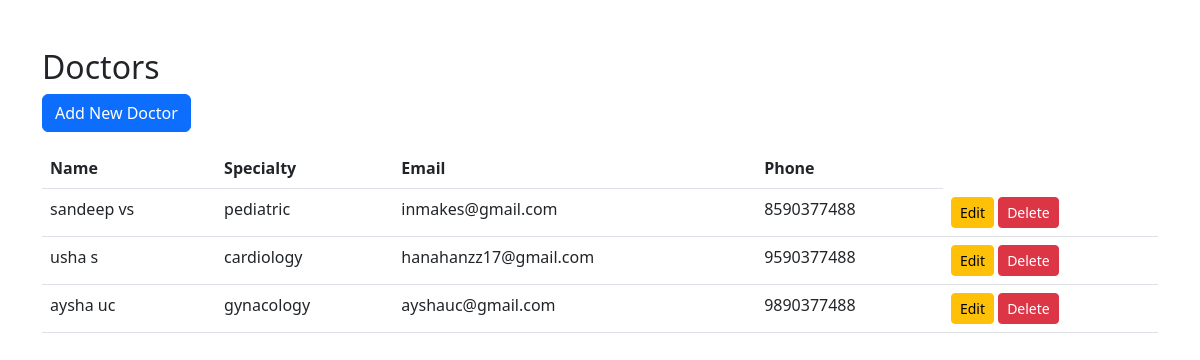
Page /patient/doctors/ on the committed database.
### patient/models.py (models this page shows, shortened)
class Doctor(models.Model):
    name = models.CharField(max_length=255)
    specialty = models.CharField(max_length=255)
    email = models.EmailField(unique=True)
    phone = models.CharField(max_length=15)

### patient/views.py (the view)
# urls.py: path('doctors/', doctor_list, name='doctor_list'),
def doctor_list(request):
    doctors = Doctor.objects.all()
    return render(request, 'patient/doctor_list.html', {'doctors': doctors})

### templates/patient/doctor_list.html (shortened to what this page needs)
<!DOCTYPE html>
<html>
<head>
    <link rel="stylesheet" href="https://cdn.jsdelivr.net/npm/bootstrap@5.3.0/dist/css/bootstrap.min.css">
</head>
<body>
    <div class="container mt-5">
        <h2>Doctors</h2>
        <a href="{% url 'add_doctor' %}" class="btn btn-primary mb-3">Add New Doctor</a>
        <table class="table">
            <thead>
                <tr>
                    <th>Name</th>
                    <th>Specialty</th>
                    <th>Email</th>
                    <th>Phone</th>
                </tr>
            </thead>
            <tbody>
                {% for doctor in doctors %}
                <tr>
                    <td>{{ doctor.name }}</td>
                    <td>{{ doctor.specialty }}</td>
                    <td>{{ doctor.email }}</td>
                    <td>{{ doctor.phone }}</td>
                    <td>
                        <a href="{% url 'update_doctor' doctor.id %}" class="btn btn-warning btn-sm">Edit</a>
                        <a href="{% url 'delete_doctor' doctor.id %}" class="btn btn-danger btn-sm">Delete</a>
                    </td>
                </tr>
                {% empty %}
                <tr>
                    <td colspan="8" class="text-center">No doctors found.</td>
                </tr>
                {% endfor %}
            </tbody>
        </table>
    </div>
</body>
</html>

### rows in the picture
Doctor: name "sandeep vs", specialty "pediatric", email "inmakes@gmail.com", phone "8590377488"
Doctor: name "usha s", specialty "cardiology", email "hanahanzz17@gmail.com", phone "9590377488"
Doctor: name "aysha uc", specialty "gynacology", email "ayshauc@gmail.com", phone "9890377488"
